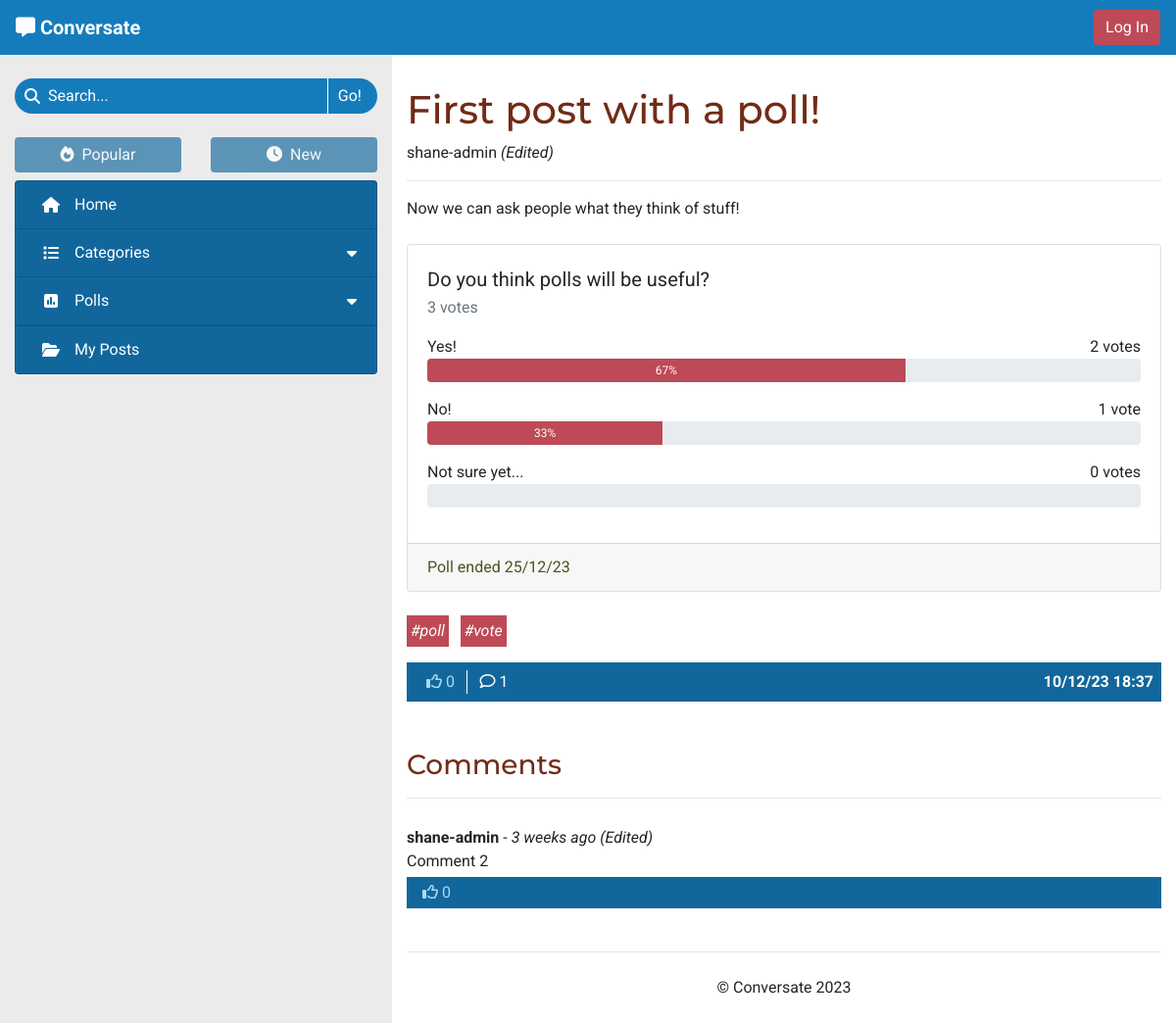
Page /no-category-VKHONUV9-first-post-with-a-poll/ on the committed database.
### forum/models.py (models this page shows, shortened)
class Post(models.Model):
    title = models.CharField(max_length=100)
    slug = models.SlugField(max_length=100, unique=True)
    category = models.ForeignKey(Category, on_delete=models.CASCADE,
                                 related_name='tagged_posts')
    image = CloudinaryField('image', blank=True)
    image_position = models.IntegerField(blank=True, null=True)
    posted_by = models.ForeignKey(User, on_delete=models.CASCADE,
                                  related_name='added_posts')
    posted_on = models.DateTimeField(auto_now_add=True)
    content = models.TextField()
    tags = models.CharField(max_length=200, blank=True)
    edited = models.BooleanField(default=False)
    likes = models.ManyToManyField(User, related_name='post_likes', blank=True)
    class Meta:
        ordering = ['-posted_on']
    def number_of_likes(self):
        return self.likes.count()
    def number_of_comments(self):
        return self.comments.count()
    def tag_list(self):
        tags_separate = self.tags.split('#')
        tags_separate.pop(0)
        return tags_separate

class Poll(models.Model):
    title = models.CharField(max_length=200)
    asked_by = models.ForeignKey(User, on_delete=models.CASCADE)
    due_date = models.DateTimeField()
    post = models.OneToOneField(Post, on_delete=models.CASCADE,
                                related_name='poll', blank=True, null=True)
    class Meta:
        ordering = ['-due_date']
    def number_of_votes(self):
        total_votes = 0
        for answer in self.answers.all():
            total_votes += answer.number_of_votes()
        return total_votes
    def has_expired(self):
        current_time = datetime.now().timestamp()
        end_time = self.due_date.timestamp()
        return current_time > end_time

class PollAnswer(models.Model):
    body = models.CharField(max_length=100)
    position = models.IntegerField()
    poll = models.ForeignKey(Poll, related_name='answers',
                             on_delete=models.CASCADE)
    votes = models.ManyToManyField(User, related_name='votes')
    class Meta:
        ordering = ['position']
    def number_of_votes(self):
        return self.votes.count()
    def vote_percentage(self):
        total_votes = 0
        poll_answers = self.poll.answers.all()
        for answer in poll_answers:
            total_votes += answer.number_of_votes()
        if total_votes == 0:
            return 0
        return round((self.number_of_votes() / total_votes) * 100)

class Comment(models.Model):
    post = models.ForeignKey(Post, on_delete=models.CASCADE,
                             related_name='comments')
    content = models.TextField()
    posted_by = models.ForeignKey(User, on_delete=models.CASCADE,
                                  related_name='added_comments')
    posted_on = models.DateTimeField(auto_now_add=True)
    reply_to = models.ForeignKey('self', on_delete=models.CASCADE,
                                 related_name='replies', blank=True, null=True)
    edited = models.BooleanField(default=False)
    likes = models.ManyToManyField(User, related_name="comment_likes",
                                   blank=True)
    class Meta:
        ordering = ['-posted_on']
    def number_of_likes(self):
        return self.likes.count()
    def number_of_replies(self):
        return self.replies.count()
    def time_elapsed(self):
        return get_time_elapsed(self.posted_on)

### forum/views.py (the view)
# urls.py: path('<slug:slug>/', views.ViewPost.as_view(), name='view_post'),
class ViewPost(View):
    def get(self, request, slug):
        post = get_object_or_404(Post, slug=slug)
        context = get_post_context(request, post)
        return render(request, 'post_details.html', context)

### templates/post_details.html (shortened to what this page needs)
{% extends "base.html" %}
{% load static %}
{% load template_tags %}
{% block content %}
    <h1 class="word-break">{{ post.title }}</h1>
    <span>{{ post.posted_by }}
        {% if post.edited %}
            <em>(Edited)</em>
        {% endif %}
    </span>
    <hr>
    <div id="post-content" class="mb-4 word-break">{{ post.content|safe }}</div>
    {% if post.poll %}
        {% poll_status post.poll.id request.user.id as p_status %}
        <div class="card mb-4">
            <div class="card-body">
                <div class="d-flex justify-content-between mb-2">
                    <div class="card-title text-h5 mb-0 word-break">{{ post.poll.title }}</div>
                </div>
                {% if p_status != 0 or post.posted_by == user %}
                    <div class="card-subtitle text-muted mb-3">
                        {% with post.poll.number_of_votes as vote_num %}
                            <span>{{ vote_num }} vote{% if vote_num != 1 %}s{% endif %}</span>
                        {% endwith %}
                    </div>
                    {% for answer in post.poll.answers.all %}
                        <div class="d-flex justify-content-between">
                            <span>{{ answer.body }}</span>
                            {% with answer.number_of_votes as vote_num %}
                                <span>{{ vote_num }} vote{% if vote_num != 1 %}s{% endif %}</span>
                            {% endwith %}
                        </div>
                        <div class="progress mb-3{% if p_status == answer.position %} answer-chosen{% endif %}">
                            {% with answer.vote_percentage as votes %}
                            <div class="progress-bar poll-result"
                                role="progressbar" style="width: 0%;" aria-valuenow="{{ votes }}"
                                aria-valuemin="0" aria-valuemax="100" data-animation="on"
                                aria-label="Answer {{ answer.body }}: {{ votes }}%">{{ votes }}%</div>
                            {% endwith %}
                        </div>
                    {% endfor %}
                {% endif %}
            </div>
            <div class="card-footer card-faded">
                <span class="poll-date-display">
                    {% with post.poll.due_date|date:"d/m/y" as end_date %}
                    {% if post.poll.has_expired %}Poll ended {{ end_date }}
                    {% else %}Poll ends on {{ end_date }}
                    {% endif %}
                    {% endwith %}
                </span>
            </div>
        </div>
    {% endif %}
    {% if post.tags %}
        <div id="post-tags">
            {% for tag in post.tag_list %}
                <a class="tag-list-item mr-2 mb-2 p-1 anchor-no-style" href="{% url 'search_tag' tag %}">
                    <em>#{{ tag }}</em>
                </a>
            {% endfor %}
        </div>
    {% endif %}
    <div class="post-footer d-flex flex-md-row justify-content-md-between mt-2 mb-5
        {% if post.posted_by == user %} flex-column{% else %} flex-row post-not-owned justify-content-between{% endif %}">
        <div class="post-footer-buttons">
            {% if user.is_authenticated and post.posted_by != request.user %}
            <form class="d-inline" method="POST" action="{% url 'like_post' post.slug %}">
                {% csrf_token %}
                {% if user in post.likes.all %}
                    <button type="submit" class="btn post-footer-item py-0 line-separate" aria-label="Unlike this post">
                        <i class="fa-solid fa-thumbs-up"></i>
                {% else %}
                    <button type="submit" class="btn post-footer-item py-0 line-separate" aria-label="Like this post">
                        <i class="fa-regular fa-thumbs-up"></i>
                {% endif %}
                    {{ post.number_of_likes }}
                </button>
            </form>
            {% else %}
                <span class="post-footer-item footer-blocked py-0 line-separate" aria-disabled="true">
                    <i class="fa-regular fa-thumbs-up"></i>
                    {{ post.number_of_likes }}
                </span>
            {% endif %}
            <a class="btn post-footer-item py-0{% if user == post.posted_by %} line-separate{% endif %}"
                {% if user.is_authenticated %} href="#post-comment" aria-label="Post a comment"
                {% else %} href="#comments" aria-label="View {{ post.number_of_comments }} comments"{% endif %}>
                <i class="fa-regular fa-comment"></i>
                <span aria-hidden="true">{{ post.number_of_comments }}</span>
            </a>
        </div>
        <div class="align-middle text-right{% if user == post.posted_by %} mt-2{% endif %} mt-md-0">
            <strong>{{ post.posted_on|date:"d/m/y G:i" }}</strong>
        </div>
    </div>
    <div id="comments" class="accordion">
        {% if comments %}
            <h3 class="mt-4">Comments</h3>
            <hr>
            <div id="list-of-comments" class="comment-list after-load accordion">
                {% for comment in comments %}
                    {% if comment.reply_to %}
                    <div id="comment-{{ comment.id }}" data-timestamp="{{ comment.posted_on.timestamp }}"
                        data-reply-to="{{ comment.reply_to.id }}" class="comment reply ml-3 ml-sm-4 ml-lg-5 py-3 d-none">
                    {% else %}
                    <div id="comment-{{ comment.id }}" class="comment my-4 py-1">
                    {% endif %}
                        <div class="comment-header">
                            <strong>{{ comment.posted_by }}</strong> -
                            <em>{{ comment.time_elapsed }}
                                {% if comment.edited %}
                                    (Edited)
                                {% endif %}
                            </em>
                        </div>
                        <div class="comment-body">
                            <p class="mb-1 comment-text word-break">{{ comment.content }}</p>
                            <div class="post-footer comment-footer">
                                <div class="post-footer-buttons{% if user != comment.posted_by %} d-flex{% endif %} d-md-flex">
                                    {% if user.is_authenticated and user != comment.posted_by %}
                                        <form method="POST" class="d-inline" action="{% url 'like_comment' comment.id %}">
                                            {% csrf_token %}
                                            {% if user in comment.likes.all %}
                                            <button type="submit" class="btn post-footer-item btn-small py-0 line-separate">
                                                <i class="fa-solid fa-thumbs-up"></i>
                                            {% else %}
                                            <button type="submit" class="btn post-footer-item btn-small py-0 line-separate">
                                                <i class="fa-regular fa-thumbs-up"></i>
                                            {% endif %}
                                                {{ comment.number_of_likes }}
                                            </button>
                                        </form>
                                    {% else %}
                                        <span class="footer-blocked py-0{% if user.is_authenticated %} line-separate{% endif %}" aria-disabled="true">
                                            <i class="fa-regular fa-thumbs-up"></i>
                                            {{ comment.number_of_likes }}
                                        </span>
                                    {% endif %}
                                </div>
                            </div>
                        </div>
                    </div>
                {% endfor %}
            </div>
        {% endif %}
    </div>
{% endblock %}

### rows in the picture
Post: title "First post with a poll!", posted_by "shane-admin", content "Now we can ask people what they think of stuff!", poll "Do you think polls will be useful?", number_of_likes "0", number_of_comments "1", posted_on "10/12/23 18:37"
PollAnswer: body "Yes!", number_of_votes "2", vote_percentage "67"
PollAnswer: body "No!", number_of_votes "1", vote_percentage "33"
PollAnswer: body "Not sure yet...", number_of_votes "0"
Comment: posted_by "shane-admin", time_elapsed "3 weeks ago", edited "(Edited)", content "Comment 2", number_of_likes "0"

### other values in the picture
{{ vote_num }} "3"
{{ end_date }} "25/12/23"
{{ tag }} "poll" "vote"
